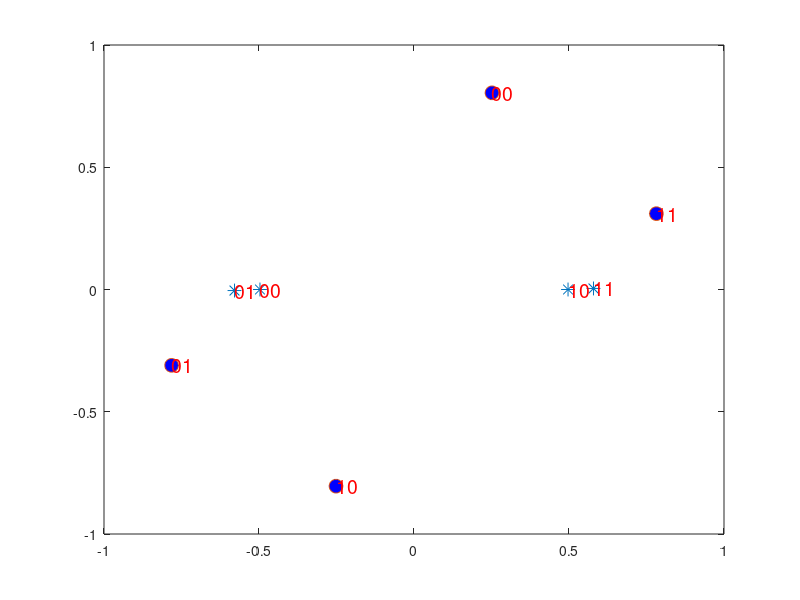
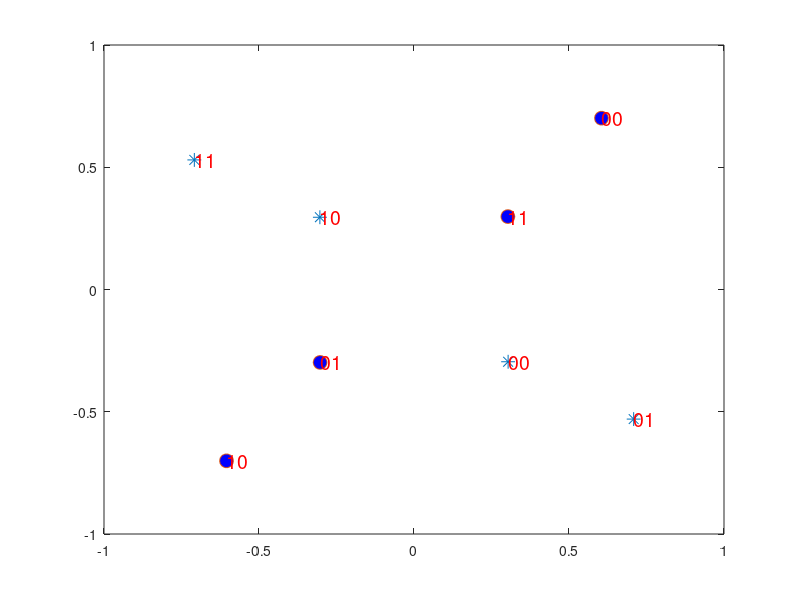
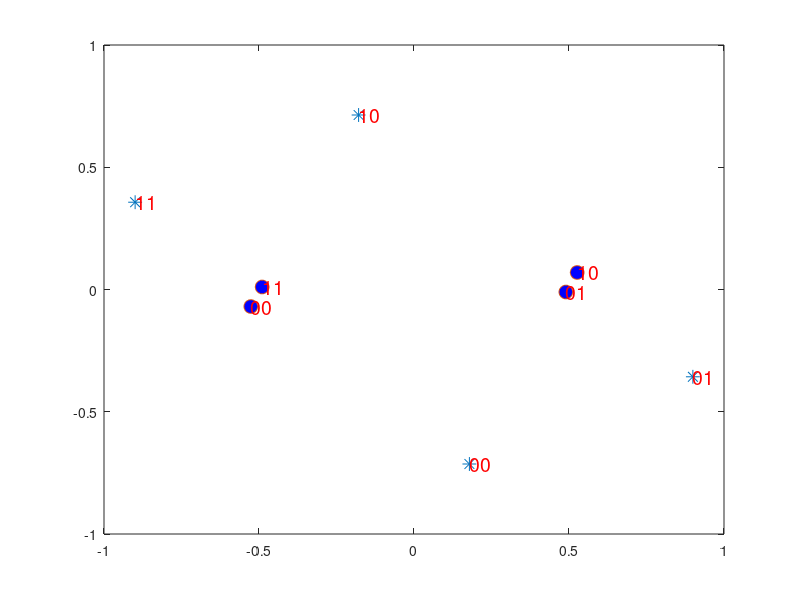
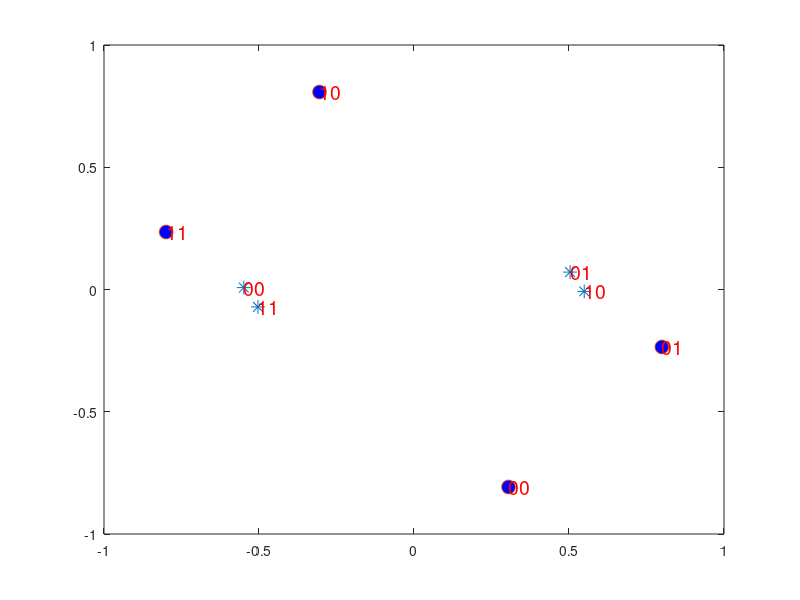

The MATLAB source for these figures, in order: (Note: this script raises an error after producing the figures.)
%Downlink SCMA Codebook Design with Low Error Rate by Maximizing Minimum Euclidean Distance of
%Superimposed Codewords
clear all
M =4;
J  =6;
K = 4;
S1 = [-0.4969+0.0000i   -0.5790-0.0043i   0.5790+0.0043i   0.4969-0.0000i;
       0.2516+0.8044i   -0.7819-0.3102i   0.7819+0.3102i  -0.2516-0.8044i;
       0                        0                0                   0;
       0                        0                0                   0];
   
S2 = [  0,                  0,               0,           0;
        0 ,                 0,               0,           0;
     0.3036-0.2955i,    0.7086-0.5300i,  -0.7086+0.5300i, -0.3036+0.2955i;
     0.6048+0.7008i,   -0.3028-0.2982i,   0.3028+0.2982i, -0.6048-0.7008i];
 
S3 = [ 0.1787-0.7137i     0.8996-0.3570i      -0.8996+0.3570i    -0.1787+0.7137i;
              0                    0                     0                 0 ;
      -0.5264-0.0696i      0.4898-0.0103i       -0.4898+0.0103i    0.5264+0.0696i;
              0                     0                    0                   0];
S4 = [  0                    0                 0                   0 ;
    -0.5491+0.0077i     0.5034+0.0712i   -0.5034-0.0712i  +0.5491-0.0077i;
       0                    0                 0                     0 ;
    0.3049-0.8077i     0.7996-0.2351i   -0.7996+0.2351i   -0.3049+0.8077i ];

 S5 = [0.2927+0.8221i     -0.7798-0.2581i    0.7798+0.2581i   -0.2927-0.8221i;   
             0                    0               0                    0 
             0                    0               0                    0
        -0.5292-0.0245i   -0.5316-0.0226i    +0.5316+0.0226i  0.5292+0.0245i ];
    
S6 = [     0                    0                 0                    0        ;        
      0.4950-0.4726i    0.5690-0.5140i   -0.5690+0.5140i   -0.4950+0.4726i ;
      0.4539+0.5691i    -0.4126-0.4934i    0.4126+0.4934i  -0.4539-0.5691i;
           0                    0                 0                    0      ];
CODEBOOK = [S1 S2 S3 S4 S5 S6];
bit      =  {'00', '01', '11', '10'};      
       
figure()
plot(real(S1(1,:)),imag(S1(1,:)),'*','MarkerSize',10,'MarkerFaceColor',[0 0 1] )
text(real(S1(1,:)),imag(S1(1,:)),{'00', '01', '11', '10'},'FontSize',14,'Color','r'); 
hold on
plot(real(S1(2,:)),imag(S1(2,:)),'o','MarkerSize',10,'MarkerFaceColor',[0 0 1] )

text(real(S1(2,:)),imag(S1(2,:)),{'00', '01', '11', '10'},'FontSize',14,'Color','r'); 


figure()
plot(real(S2(3,:)),imag(S2(3,:)),'*','MarkerSize',10,'MarkerFaceColor',[0 0 1] )
text(real(S2(3,:)),imag(S2(3,:)),{'00', '01', '11', '10'},'FontSize',14,'Color','r'); 
hold on
plot(real(S2(4,:)),imag(S2(4,:)),'o','MarkerSize',10,'MarkerFaceColor',[0 0 1] )
text(real(S2(4,:)),imag(S2(4,:)),{'00', '01', '11', '10'},'FontSize',14,'Color','r'); 

figure()
plot(real(S3(1,:)),imag(S3(1,:)),'*','MarkerSize',10,'MarkerFaceColor',[0 0 1] )
text(real(S3(1,:)),imag(S3(1,:)),{'00', '01', '11', '10'},'FontSize',14,'Color','r'); 
hold on
plot(real(S3(3,:)),imag(S3(3,:)),'o','MarkerSize',10,'MarkerFaceColor',[0 0 1] )
text(real(S3(3,:)),imag(S3(3,:)),{'00', '01', '11', '10'},'FontSize',14,'Color','r'); 


figure()
plot(real(S4(2,:)),imag(S4(2,:)),'*','MarkerSize',10,'MarkerFaceColor',[0 0 1] )
text(real(S4(2,:)),imag(S4(2,:)),{'00', '01', '11', '10'},'FontSize',14,'Color','r'); 
hold on
plot(real(S4(4,:)),imag(S4(4,:)),'o','MarkerSize',10,'MarkerFaceColor',[0 0 1] )
text(real(S4(4,:)),imag(S4(4,:)),{'00', '01', '11', '10'},'FontSize',14,'Color','r'); 

figure()
plot(real(S5(1,:)),imag(S5(1,:)),'*','MarkerSize',10,'MarkerFaceColor',[0 0 1] )
text(real(S5(1,:)),imag(S5(1,:)),{'00', '01', '11', '10'},'FontSize',14,'Color','r'); 
hold on
plot(real(S5(4,:)),imag(S5(4,:)),'o','MarkerSize',10,'MarkerFaceColor',[0 0 1] )
text(real(S5(4,:)),imag(S5(4,:)),{'00', '01', '11', '10'},'FontSize',14,'Color','r'); 

figure()
plot(real(S6(2,:)),imag(S6(2,:)),'*','MarkerSize',10,'MarkerFaceColor',[0 0 1] )
text(real(S6(2,:)),imag(S6(2,:)),{'00', '01', '11', '10'},'FontSize',14,'Color','r'); 
hold on
plot(real(S3(3,:)),imag(S3(3,:)),'o','MarkerSize',10,'MarkerFaceColor',[0 0 1] )
text(real(S3(3,:)),imag(S3(3,:)),{'00', '01', '11', '10'},'FontSize',14,'Color','r'); 
 
[CB]=generate_CB(CODEBOOK,M,J);
plot_combane(CB)
save lowErrRate CB